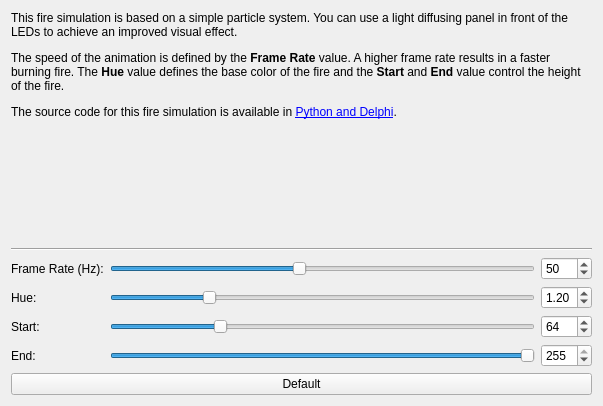
<?xml version="1.0" encoding="UTF-8"?>
<ui version="4.0">
 <class>Fire</class>
 <widget class="QWidget" name="Fire">
  <property name="geometry">
   <rect>
    <x>0</x>
    <y>0</y>
    <width>603</width>
    <height>406</height>
   </rect>
  </property>
  <property name="sizePolicy">
   <sizepolicy hsizetype="MinimumExpanding" vsizetype="MinimumExpanding">
    <horstretch>0</horstretch>
    <verstretch>0</verstretch>
   </sizepolicy>
  </property>
  <property name="windowTitle">
   <string>Form</string>
  </property>
  <layout class="QVBoxLayout" name="verticalLayout">
   <item>
    <widget class="QLabel" name="label">
     <property name="sizePolicy">
      <sizepolicy hsizetype="MinimumExpanding" vsizetype="MinimumExpanding">
       <horstretch>0</horstretch>
       <verstretch>1</verstretch>
      </sizepolicy>
     </property>
     <property name="text">
      <string>&lt;p&gt;This fire simulation is based on a simple particle system. You can use a light diffusing panel in front of the LEDs to achieve an improved visual effect.&lt;/p&gt;
&lt;p&gt;&lt;/p&gt;
&lt;p&gt;The speed of the animation is defined by the &lt;b&gt;Frame Rate&lt;/b&gt; value. A higher frame rate results in a faster burning fire. The &lt;b&gt;Hue&lt;/b&gt; value defines the base color of the fire and the &lt;b&gt;Start&lt;/b&gt; and &lt;b&gt;End&lt;/b&gt; value control the height of the fire.&lt;/p&gt;
&lt;p&gt;&lt;/p&gt;
&lt;p&gt;The source code for this fire simulation is available in &lt;a href=&quot;http://www.tinkerforge.com/en/doc/Kits/Blinkenlights/Blinkenlights.html#fire-simulation&quot;&gt;&lt;span style=&quot; text-decoration: underline; color:#0000ff;&quot;&gt;Python and Delphi&lt;/span&gt;&lt;/a&gt;.&lt;/p&gt;</string>
     </property>
     <property name="alignment">
      <set>Qt::AlignLeading|Qt::AlignLeft|Qt::AlignTop</set>
     </property>
     <property name="wordWrap">
      <bool>true</bool>
     </property>
     <property name="openExternalLinks">
      <bool>true</bool>
     </property>
    </widget>
   </item>
   <item>
    <widget class="Line" name="line">
     <property name="orientation">
      <enum>Qt::Horizontal</enum>
     </property>
    </widget>
   </item>
   <item>
    <layout class="QGridLayout" name="gridLayout_2">
     <item row="0" column="0">
      <widget class="QLabel" name="label_2">
       <property name="text">
        <string>Frame Rate (Hz):</string>
       </property>
      </widget>
     </item>
     <item row="1" column="0">
      <widget class="QLabel" name="label_3">
       <property name="text">
        <string>Hue:</string>
       </property>
      </widget>
     </item>
     <item row="2" column="0">
      <widget class="QLabel" name="label_4">
       <property name="text">
        <string>Start:</string>
       </property>
      </widget>
     </item>
     <item row="3" column="0">
      <widget class="QLabel" name="label_5">
       <property name="text">
        <string>End:</string>
       </property>
      </widget>
     </item>
     <item row="0" column="1">
      <widget class="QSlider" name="slider_frame_rate">
       <property name="minimum">
        <number>10</number>
       </property>
       <property name="maximum">
        <number>100</number>
       </property>
       <property name="value">
        <number>50</number>
       </property>
       <property name="orientation">
        <enum>Qt::Horizontal</enum>
       </property>
      </widget>
     </item>
     <item row="1" column="1">
      <widget class="QSlider" name="slider_hue">
       <property name="minimum">
        <number>1</number>
       </property>
       <property name="maximum">
        <number>50</number>
       </property>
       <property name="value">
        <number>12</number>
       </property>
       <property name="orientation">
        <enum>Qt::Horizontal</enum>
       </property>
      </widget>
     </item>
     <item row="2" column="1">
      <widget class="QSlider" name="slider_start">
       <property name="maximum">
        <number>255</number>
       </property>
       <property name="value">
        <number>64</number>
       </property>
       <property name="orientation">
        <enum>Qt::Horizontal</enum>
       </property>
      </widget>
     </item>
     <item row="3" column="1">
      <widget class="QSlider" name="slider_end">
       <property name="minimum">
        <number>1</number>
       </property>
       <property name="maximum">
        <number>255</number>
       </property>
       <property name="value">
        <number>255</number>
       </property>
       <property name="orientation">
        <enum>Qt::Horizontal</enum>
       </property>
      </widget>
     </item>
     <item row="0" column="2">
      <widget class="QSpinBox" name="spinbox_frame_rate">
       <property name="minimum">
        <number>10</number>
       </property>
       <property name="maximum">
        <number>100</number>
       </property>
       <property name="value">
        <number>50</number>
       </property>
      </widget>
     </item>
     <item row="1" column="2">
      <widget class="QDoubleSpinBox" name="spinbox_hue">
       <property name="minimum">
        <double>0.100000000000000</double>
       </property>
       <property name="maximum">
        <double>5.000000000000000</double>
       </property>
       <property name="singleStep">
        <double>0.100000000000000</double>
       </property>
       <property name="value">
        <double>1.200000000000000</double>
       </property>
      </widget>
     </item>
     <item row="2" column="2">
      <widget class="QSpinBox" name="spinbox_start">
       <property name="minimum">
        <number>0</number>
       </property>
       <property name="maximum">
        <number>255</number>
       </property>
       <property name="value">
        <number>64</number>
       </property>
      </widget>
     </item>
     <item row="3" column="2">
      <widget class="QSpinBox" name="spinbox_end">
       <property name="maximum">
        <number>255</number>
       </property>
       <property name="value">
        <number>255</number>
       </property>
      </widget>
     </item>
    </layout>
   </item>
   <item>
    <widget class="QPushButton" name="button_default">
     <property name="text">
      <string>Default</string>
     </property>
    </widget>
   </item>
  </layout>
 </widget>
 <resources/>
 <connections/>
</ui>
